Frame 1 (no input): blank canvas, image omitted
Frame 60 (no input): blank canvas, image omitted
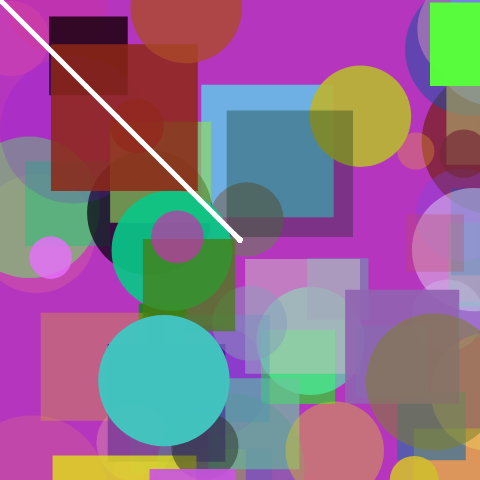
Frame 120 (the mouse pressed at the canvas centre since frame 60)

The p5.js sketch whose frames 1 and 60 were blank and that drew this single picture after the mouse press (run headless with seeded random() and noise() and a simulated clock; from frame 60 on, the mouse is pressed at the canvas centre):

// p5.js sketch
// ── sketch.js
let value = 255;
let weight =5;
let x = 0;
let px = 0;
let y =0;
let py = 0;
let easing = 0.2;

function setup() {
  createCanvas(480, 480);
  background(0);
}

function draw() {

  strokeWeight(weight);
// listens for mouse pressed to determine if line should be drawn
  if(mouseIsPressed){
    stroke(value);
  } else {
    noStroke();
  }

  //easing enables a smoother drawing experience
  let targetX = mouseX;
	x += (targetX - x) * easing;
  let ptargetX = pmouseX;
  px += (ptargetX - px) *easing;


  let targetY = mouseY;
  y += (targetY-y)* easing;
  let ptargetY = pmouseY;
  py += (ptargetY-py)*easing;
   
  //draws line at mouse coords
  	line(x,y, px, py);
}

//listens for keys pressed and:
// updates "value" variable with the new colour
// draws stars using star function
// updates "weight" variable which sets stroke weight (brush size)

function keyPressed(event) {
  if (key === 'r') {
    value = 'red';
  } else if (key === 'b'){
    value = '#077fba';
  } else if (key === 'o'){
    value = '#f07205';
  }  else if(key === 'c'){
    background(0);
  } else if (key === 'y'){
    value = 'yellow';
  } else if (key === 'g'){
    value = 'green';
  } else if (key === 'v'){
    value = '#8900fa';
  } else if (key === 'e'){
    value = 'black';
  } else if (key === 'p'){
    value = '#ff178b';
  } else if (key === 'w'){
    value = 'white';
  
  
  } else if (key === 's'){
    weight = '2';
  } else if (key === 'm'){
    weight = '5';
  } else if (key === 'l'){
    weight = '20';
  } else if (key === 'h'){
    weight = '50';


  } else if (key === 'x'){
    stroke(random(0,255),random(0,255),random(0,255))
    star(random(0,width), random(0,height), random(1,10));
    star(random(0,width), random(0,height), random(1,10));
    star(random(0,width), random(0,height), random(1,10));
  } else {
    //line colour always starts as white
    value ="255";
  }
}
//draws a simple star shape
function star(x, y, l) {
  line(x, y, x+l, y+l);
  line(x, y, x-l, y-l);
  line(x, y, x+l, y-l);
  line(x, y, x-l, y+l);
}


// ── contrast.html

<!DOCTYPE html>
<html lang="">

<head>
  <meta charset="utf-8">
  <meta name="viewport" content="width=device-width, initial-scale=1.0">
  <title> Contrast </title>
  <style>
    h3
    {
      margin-top: 8px;
      margin-bottom: 8px;
    }
    p
    {
      margin-top: 8px;
      margin-bottom: 8px;
      
    
    }
    .row
    {
      width: 490px;
      display: flex;
      flex-direction: row;
      align-items:flex-start;  
      justify-content: space-evenly;
      padding-bottom: 16px;
    }


    .navbar li {
            float: left;
        }       

    .navbar li a {
            display: block;
            color: rgb(255, 255, 255);
            text-align: center;
            padding: 14px 16px;
            text-decoration: none;
        }
    .navbar li a:hover {
            color: #bbff32;
    }

        .navbar ul {
          /* navbar */
            display: flex;
            flex-direction: row; 
            align-items:flex-start;  
            justify-content: space-evenly;
            list-style-type: none;
            margin: 0;
            padding: 0;
        }
        nav {
        display: flex;
        background-color: rgb(51, 123, 25);
        justify-content: center;
        align-items: center;
        
        }
        .navbar {
              width: 1000px;
              justify-content: space-between;

        }


    ul
    {
      margin-top: 8px;
      margin-bottom: 8px;
      padding: 0px;
      list-style: none;
    }

    .column
    {
      display: flex;
      flex-direction: column;
      align-items: center;  
      justify-content: center;
    }
    main 
    {  
      padding-top: 30px;
      padding-bottom: 20px;
      display: flex;
      flex-direction: column; 
      align-items: center;  
      justify-content: center;

    }
    body
    {
      background-color: rgb(0, 0, 0);
      color: white;
      font-family: 'Courier New', Courier, monospace;
    }
    canvas
    {
      padding: 5px;
      background-color: rgb(255, 255, 255);
    }

    .navbar .current {
      color:#bbff32;
    }
  </style>
  <script src="../p5.min.js"></script>
    <nav>
      <div class="navbar">
        <ul>
            <li><a href="../index.html">Home</a></li>
            <li><a href="/task 1 - repetition/repetition.html">Repetition</a></li>
            <li><a href="/task 2 - randomisation/randomisation.html">Randomisation</a></li>
            <li><a class = "current" href="/task 3 - contrast/contrast.html">Contrast</a></li>
        </ul>
        </div>
    </nav>
</head>

<body>
  <main>
    

    <h3>The Paintbrush</h3>
    <p style="width: 500px;">Create your own artwork with bright, varied colours and brushes.</p>
    <div class="row">
      <div class="column">
        <h3> controls:</h3>
        <p>
          s - small line <br>
          m - medium line <br>
          l - large line <br>
          h - huge line <br>
          <br>
          c - clear canvas <br>
          <br>
          x - surprise!
        </p>
      
      </div>

      <div class="column">
        <h3> colours:</h3>
        
        <ul>
          <li>r - red</li>
          <li>o - orange</li>
          <li>y - yellow</li>
          <li>g - green</li>
          <li>b - blue</li>
          <li>v - violet </li>
          <li>p - pink </li>
          <li>w - white</li>
          <li>e - eraser</li>
          
        </ul>
 
      </div>

    
    </div>
    
    <script src="sketch.js"></script>
    
  </main>
</body>

</html>
// ── randomisation.html
<!DOCTYPE html>
<html lang="">

<head>
  <meta charset="utf-8">
  <meta name="viewport" content="width=device-width, initial-scale=1.0">
  <title> Randomisation</title>
  <style>
    main 
    {  
      padding-top: 30px;
      padding-bottom: 20px;
      display: flex;
      flex-direction: column; 
      align-items: center;  
      justify-content: center;
    }
    body
    {
      color: white;
      background-color: black;
      font-family: 'Courier New', Courier, monospace;
    }
    p{
      width: 500px;
    }
    nav {
        display: flex;
        background-color: rgb(51, 123, 25);
        justify-content: center;
        align-items: center;
        
    }
    .navbar {
        width: 1000px;
        justify-content: space-between;

    }

    ul {
            display: flex;
            flex-direction: row; 
            align-items:flex-start;  
            justify-content: space-evenly;
            list-style-type: none;
            margin: 0;
            padding: 0;
        }

    li {
            float: left;
        }       

    li a {
            display: block;
            color: rgb(255, 255, 255);
            text-align: center;
            padding: 14px 16px;
            text-decoration: none;
        }
    li a:hover {
    color: #bbff32;
    }

    .current {
      color:#bbff32;
    }
  </style>
  <script src="../p5.min.js"></script>
    <nav>
      <div class="navbar">
        <ul>
            <li><a href="../index.html">Home</a></li>
            <li><a href="/task 1 - repetition/repetition.html">Repetition</a></li>
            <li><a class = "current" href="/task 2 - randomisation/randomisation.html">Randomisation</a></li>
            <li><a href="/task 3 - contrast/contrast.html">Contrast</a></li>
        </ul>
        </div>
    </nav>
</head>

<body>
  <main>
    <script src="sketch.js"></script>

    <h3>New Shapes</h3>

    <p>
      Colour changing collection of circles and squares. <br>
      Click to randomise.
    </p>
    
  </main>
</body>

</html>
// ── repetition.html
<!DOCTYPE html>
<html lang="">

<head>
  <meta charset="utf-8">
  <meta name="viewport" content="width=device-width, initial-scale=1.0">
  <title> Repetition </title>
  <style>

    main 
    {  
      padding-top: 30px;
      padding-bottom: 20px;
      display: flex;
      flex-direction: column; 
      align-items: center;  
      justify-content: center;

    }
    body
    {
      color: rgb(255, 255, 255);
      background-color: black;
      font-family: 'Courier New', Courier, monospace;
    }
    p{
      width: 500px;
    }
    nav {
        display: flex;
        background-color: rgb(51, 123, 25);
        justify-content: center;
        align-items: center;
        
    }
    .navbar {
        width: 1000px;
        justify-content: space-between;
    }
    ul {
            display: flex;
            flex-direction: row; 
            align-items:flex-start;  
            justify-content: space-evenly;
            list-style-type: none;
            margin: 0;
            padding: 0;
        }

    li {
            float: left;
        }       

    li a {
            display: block;
            color: rgb(255, 255, 255);
            text-align: center;
            padding: 14px 16px;
            text-decoration: none;
        }

    li a:hover {
        color: #bbff32;
        }

    .current {
      color:#bbff32;
    }
    
  </style>
  <script src="../p5.min.js"></script>
    <nav>
      <div class="navbar">
        <ul>
            <li><a href="../index.html">Home</a></li>
            <li ><a class = "current" href="/task 1 - repetition/repetition.html">Repetition</a></li>
            <li><a href="/task 2 - randomisation/randomisation.html">Randomisation</a></li>
            <li><a href="/task 3 - contrast/contrast.html">Contrast</a></li>
        </ul>
        </div>
    </nav>
</head>

<body>
  <main>
    <script src="sketch.js"></script>

    <h3>Square Eyes</h3>

    <p>
      Repeating grid of squares, each which contains more repeating squares following a grayscale gradient.
    </p>
    
  </main>
</body>

</html>
// ── sketchRandom.js

function setup() {
	createCanvas(500, 500);
  //creates canvas for the sketch to be drawn
  rectMode(CENTER);
  //draws squares and rect from center
  noLoop();
  //sketch will only update when mouse is clicked and calls mousePressed()
}



function draw() {
  background(random(0,255),random(0,255),random(0,255));
  //generates random colour for background
  randomShapes();
  //calls randomShapes() function
}

function mousePressed() {
  background(random(0,255),random(0,255),random(0,255));
  //generates random colour for background
  randomShapes();
  //calls randomShapes() function
}

function randomShapes() {
  noStroke();
  //shapes have no stroke

  let shapesNum = floor(random(3,200));
  //calculates how many shapes will appear

  for (let i = 0; i<(shapesNum); i = i + 1)
  {
    let type = floor(random(0,2));
    //circle or square
    let x = random(0,500); // x coord
    let y = random(0,500); // y coord
    let z = random(30,150); // size of shape
    fill(random(0,255),random(0,255),random(0,255),random(30,255)  );

    if(type == 0)
    {
      ellipse(x, y, z);
    } 
      else 
    {
      square(x, y, z);
    }
  }
}
// ── sketchRepetition.js

function setup() {
	createCanvas(500, 500);
  background(0);
  angleMode(DEGREES);
  rectMode(CENTER);
  //draw squares from centre
  
  stroke(150);
  strokeWeight(0.5);
  	
}

function draw() {
  let c = 250;
  //colour starts as slightly darker than white at the edge of the square
  let a = 0;
  for (let x = 0; x < width; x = x + 25) 
    //defines x coord
  //for(define initial; define condition to be met; what to do if its not met after next iteration)
  {
    for ( let y = 0; y < height; y =y+25){
      //defines y coord

          for (let z = 45; z>= 5; z = z -5){
            //defines size

          push();

          translate(x+25,y+25);
          //moves origin
          fill(c);
          //fills with current c value

          square(x,y, z);
          //draws square

          if( c>25){
            c = c-30}else{
              c=250
            }
            //c gets darker as squares gets smaller until resets
          pop();  
         
        }
    }
  }
}
